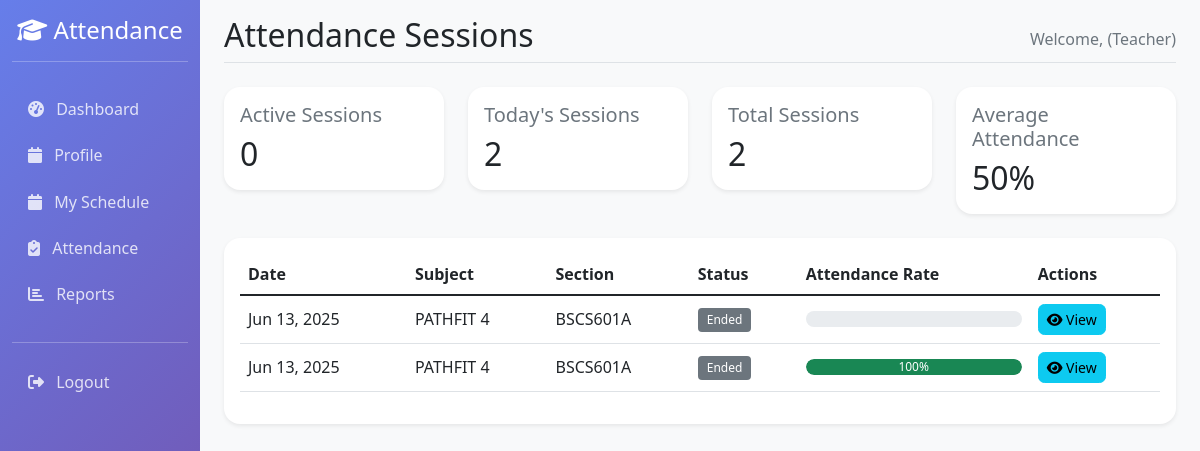
Screenshot of /teacher/attendance/sessions/ (signed in) with the database file from the repository.
### webapp/models.py (models this page shows, shortened)
class AttendanceSession(models.Model):
    STATUS_CHOICES = [
        ('ongoing', 'Ongoing'),
        ('ended', 'Ended'),
        ('cancelled', 'Cancelled')
    ]
    id = models.CharField(max_length=32, primary_key=True)  # This should match what you're using
    schedule = models.ForeignKey('Schedule', on_delete=models.CASCADE)
    date = models.DateField(default=timezone.now)
    status = models.CharField(max_length=20, choices=STATUS_CHOICES, default='ongoing')
    started_at = models.DateTimeField(auto_now_add=True)
    ended_at = models.DateTimeField(null=True, blank=True)
    remarks = models.TextField(blank=True, null=True)

class Schedule(models.Model):
    DAYS_OF_WEEK = (
        ('monday', 'Monday'),
        ('tuesday', 'Tuesday'),
        ('wednesday', 'Wednesday'),
        ('thursday', 'Thursday'),
        ('friday', 'Friday'),
        ('saturday', 'Saturday'),
        ('sunday', 'Sunday'),
    )
    id = models.UUIDField(primary_key=True, default=uuid.uuid4, editable=False)
    teacher = models.ForeignKey(Teacher, on_delete=models.CASCADE)
    subject = models.ForeignKey(Subject, on_delete=models.CASCADE)
    section = models.ForeignKey(Section, on_delete=models.CASCADE)
    day_of_week = models.CharField(max_length=10, choices=DAYS_OF_WEEK)
    start_time = models.TimeField()
    end_time = models.TimeField()
    room = models.CharField(max_length=50, blank=True)
    is_active = models.BooleanField(default=True)
    class Meta:
        unique_together = ['teacher', 'subject', 'section', 'day_of_week', 'start_time']
        ordering = ['day_of_week', 'start_time']

class Subject(models.Model):
    id = models.UUIDField(primary_key=True, default=uuid.uuid4, editable=False)
    name = models.CharField(max_length=100)
    code = models.CharField(max_length=20, unique=True)
    description = models.TextField(blank=True)
    created_at = models.DateTimeField(auto_now_add=True)

class Section(models.Model):
    id = models.UUIDField(primary_key=True, default=uuid.uuid4, editable=False)
    name = models.CharField(max_length=50)
    year_level = models.CharField(max_length=20)
    created_at = models.DateTimeField(auto_now_add=True)

### webapp/teacher_views.py (the view)
# urls.py: path('attendance/sessions/', teacher_views.attendance_session_list, name='attendance_session_list'),
@login_required
def attendance_session_list(request):
    if request.user.user_type != 'teacher':
        return redirect('login')
    teacher = get_object_or_404(Teacher, user=request.user)
    today = timezone.now().date()
    sessions = AttendanceSession.objects.filter(
        schedule__teacher=teacher
    ).select_related(
        'schedule__subject',
        'schedule__section'
    ).order_by('-date', '-started_at')
    for session in sessions:
        stats = calculate_attendance_stats(session)
        session.attendance_percentage = stats['attendance_percentage']
        session.status_color = {
            'ongoing': 'success',
            'ended': 'secondary',
            'cancelled': 'danger'
        }.get(session.status, 'secondary')
    total_sessions = sessions.count()
    active_sessions = sessions.filter(status='ongoing').count()
    today_sessions = sessions.filter(date=today).count()
    all_attendance = Attendance.objects.filter(
        session__in=sessions,
        status__in=['present', 'late']
    ).count()
    total_possible = Student.objects.filter(
        section__in=teacher.sections.all()
    ).count() * total_sessions
    average_attendance = round(
        (all_attendance / total_possible * 100)
        if total_possible > 0 else 0
    )
    context = {
        'sessions': sessions,
        'active_sessions': active_sessions,
        'today_sessions': today_sessions,
        'total_sessions': total_sessions,
        'average_attendance': average_attendance
    }
    return render(request, 'webapp/teacher/attendance_session_list.html', context)

### webapp/teacher_views.py (called while the page is built)
def calculate_attendance_stats(session):
    total_students = Student.objects.filter(section=session.schedule.section).distinct().count()
    stats = {
        'present_count': Attendance.objects.filter(
            session=session,
            status='present'
        ).distinct().count(),
        'absent_count': Attendance.objects.filter(
            session=session,
            status='absent'
        ).distinct().count(),
        'late_count': Attendance.objects.filter(
            session=session,
            status='late'
        ).distinct().count(),
        'excused_count': Attendance.objects.filter(
            session=session,
            status='excused'
        ).distinct().count(),
    }
    stats['attendance_percentage'] = round(
        ((stats['present_count'] + stats['late_count']) / total_students * 100)
        if total_students > 0 else 0
    )
    return stats

### webapp/templates/webapp/teacher/attendance_session_list.html (shortened to what this page needs)
{% extends 'webapp/base.html' %}
{% block page_title %}Attendance Sessions{% endblock %}
{% block content %}
<div class="row">
    <div class="col-12 mb-4">
        <div class="row">
            <div class="col-md-3">
                <div class="card">
                    <div class="card-body">
                        <h5 class="card-title text-muted">Active Sessions</h5>
                        <h2 class="mb-0">{{ active_sessions }}</h2>
                    </div>
                </div>
            </div>
            <div class="col-md-3">
                <div class="card">
                    <div class="card-body">
                        <h5 class="card-title text-muted">Today's Sessions</h5>
                        <h2 class="mb-0">{{ today_sessions }}</h2>
                    </div>
                </div>
            </div>
            <div class="col-md-3">
                <div class="card">
                    <div class="card-body">
                        <h5 class="card-title text-muted">Total Sessions</h5>
                        <h2 class="mb-0">{{ total_sessions }}</h2>
                    </div>
                </div>
            </div>
            <div class="col-md-3">
                <div class="card">
                    <div class="card-body">
                        <h5 class="card-title text-muted">Average Attendance</h5>
                        <h2 class="mb-0">{{ average_attendance }}%</h2>
                    </div>
                </div>
            </div>
        </div>
    </div>
    <div class="col-12">
        <div class="card">
            <div class="card-body">
                <div class="table-responsive">
                    <table class="table" id="session-table">
                        <thead>
                            <tr>
                                <th>Date</th>
                                <th>Subject</th>
                                <th>Section</th>
                                <th>Status</th>
                                <th>Attendance Rate</th>
                                <th>Actions</th>
                            </tr>
                        </thead>
                        <tbody>
                            {% for session in sessions %}
                            <tr>
                                <td>{{ session.date|date:"M d, Y" }}</td>
                                <td>{{ session.schedule.subject.name }}</td>
                                <td>{{ session.schedule.section.name }}</td>
                                <td>
                                    <span class="badge bg-{{ session.status_color }}">
                                        {{ session.get_status_display }}
                                    </span>
                                </td>
                                <td>
                                    <div class="progress">
                                        <div class="progress-bar bg-success"
                                             style="width: {{ session.attendance_percentage }}%">
                                            {{ session.attendance_percentage }}%
                                        </div>
                                    </div>
                                </td>
                                <td>
                                    {% if session.status == 'ongoing' %}
                                    <a href="{% url 'take_attendance' session.id %}"
                                       class="btn btn-sm btn-primary">
                                        <i class="fas fa-clipboard-check"></i> Take Attendance
                                    </a>
                                    <a href="{% url 'end_session' session.id %}"
                                       class="btn btn-sm btn-danger"
                                       onclick="return confirm('Are you sure you want to end this session?');">
                                        <i class="fas fa-stop-circle"></i> End Session
                                    </a>
                                    {% else %}
                                    <a href="{% url 'take_attendance' session.id %}"
                                       class="btn btn-sm btn-info">
                                        <i class="fas fa-eye"></i> View
                                    </a>
                                    {% endif %}
                                </td>
                            </tr>
                            {% endfor %}
                        </tbody>
                    </table>
                </div>
            </div>
        </div>
    </div>
</div>
{% endblock %}

### webapp/templates/webapp/base.html (style rules this page uses)
.card { border: none; border-radius: 1rem; box-shadow: 0 0.125rem 0.25rem rgba(0, 0, 0, 0.075); transition: all 0.3s ease; }
.btn { border-radius: 0.5rem; transition: all 0.3s ease; }
.progress { background-color: #e9ecef; border-radius: 0.5rem; }
.progress-bar { border-radius: 0.5rem; transition: width 0.6s ease; }
.table td { vertical-align: middle; }
.badge { padding: 0.5em 0.75em; font-weight: 500; }
.btn-sm { padding: 0.25rem 0.5rem; font-size: 0.875rem; border-radius: 0.4rem; }

### rows the page displays
AttendanceSession: date "Jun 13, 2025", schedule.subject.name "PATHFIT 4", schedule.section.name "BSCS601A", status "Ended", shows "View"
AttendanceSession: date "Jun 13, 2025", schedule.subject.name "PATHFIT 4", schedule.section.name "BSCS601A", status "Ended", attendance_percentage "100", shows "View"

### other values shown
{{ active_sessions }} "0"
{{ today_sessions }} "2"
{{ total_sessions }} "2"
{{ average_attendance }} "50"
